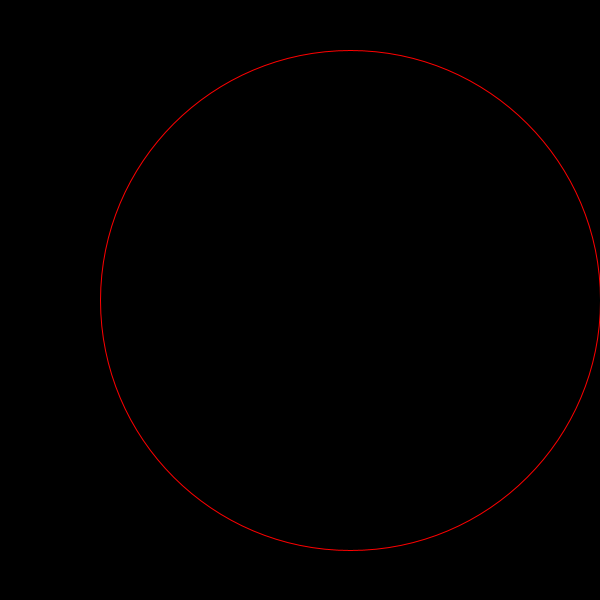
Frame 1 (no input)
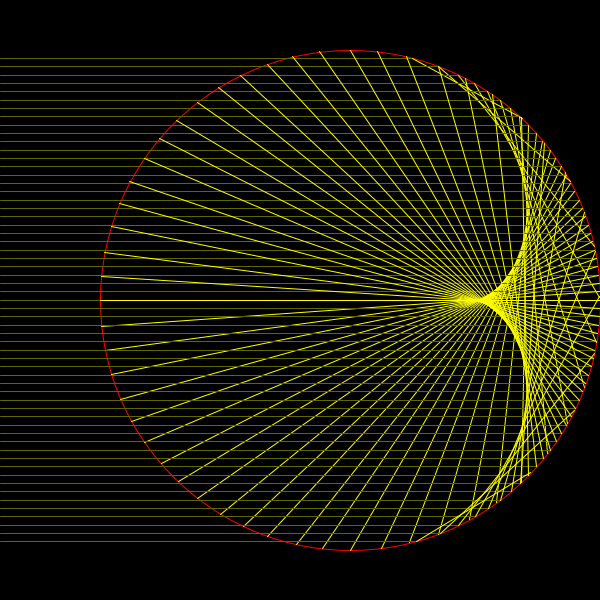
Frame 60 (the mouse pressed at the canvas centre just before this capture)
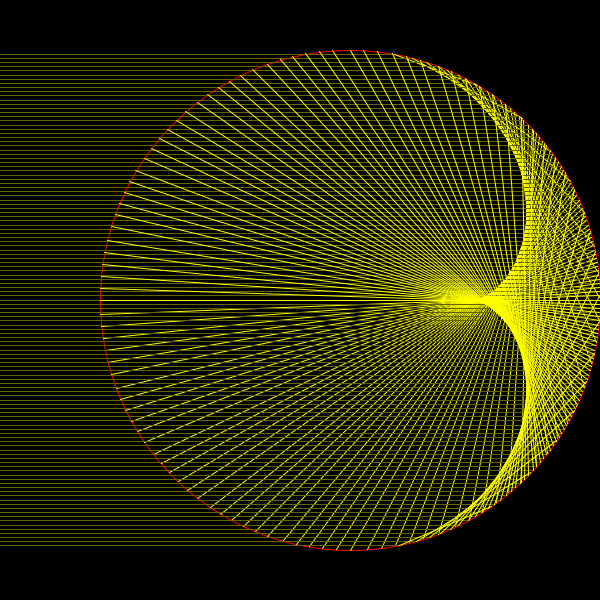
Frame 120 (the mouse held since frame 60 and released just before this capture)

The Processing sketch that drew these frames (run headless with seeded random() and noise(); from frame 60 on, the mouse is pressed at the canvas centre):

// Processing sketch: lesson6
// ── lesson6.pde
int r = 250;

int numBeams = 0;
int dBeams = 1;
int maxBeams = 250;

boolean looping = true;

void setup() {
    frameRate(60);
    size(600, 600);
}

void draw() {
    background(0);

    fill(0, 0, 0);
    stroke(255, 0, 0);
    circle(width-r, height/2, r*2);

    // draw the lines
    for (int i = 1; i < numBeams+1; i++) {
        float y1 = r - i*2*r/(numBeams+1);
        float theta = asin(y1/r);
        float x1 = r*cos(theta);

        // horizontal lines
        stroke(100, 100, 0);
        line(0, height/2 - y1, x1 + width - r, height/2 - y1);

        // reflected line
        stroke(255, 255, 0);
        float x2 = r*cos(PI+3*theta);
        float y2 = r*sin(PI+3*theta);
        line(x1 + width - r, height/2 - y1, x2 + width - r, height/2 - y2);
    }


    if (numBeams < 0 || maxBeams < numBeams) dBeams *= -1;
    numBeams += dBeams;
}

void keyPressed() {
    if (key == ' ') {
        if (looping) {
            noLoop();
            looping = false;
        } else {
            loop();
            looping = true;
        }
    }
}
